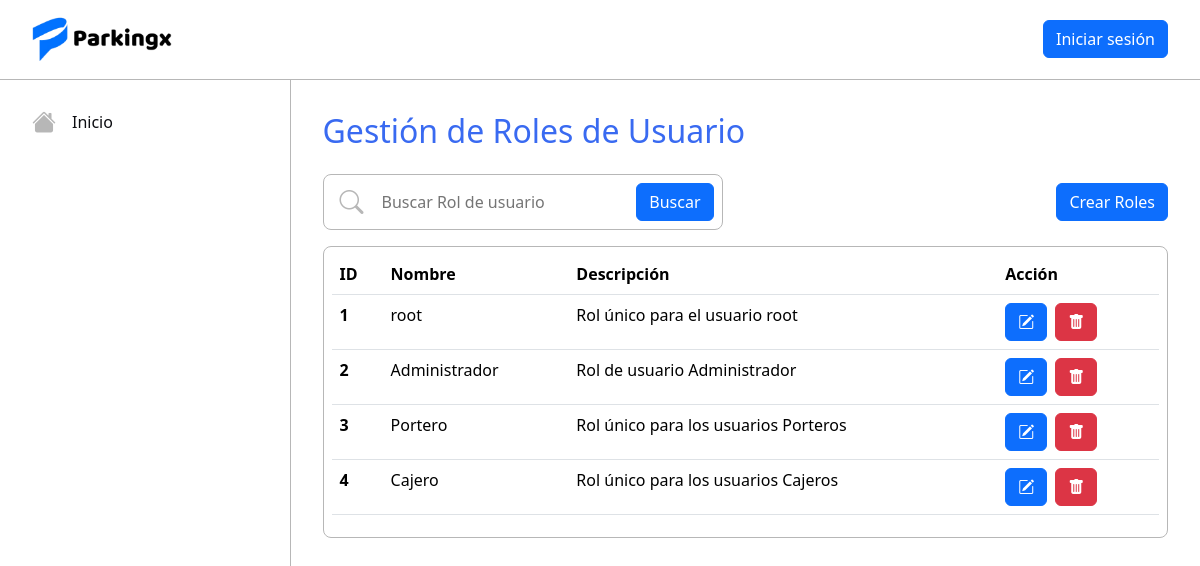
The page /findrol/ on the database its author committed.
### tickets/models.py (models this page shows, shortened)
class Rol(models.Model):
    name = models.CharField(max_length=50, unique=True)
    description = models.TextField()

### tickets/views.py (the view)
# urls.py: path('findrol/', views.FindRol, name='findrol'),
def FindRol(request):
    response = request.GET.get('find-rol')
    if response:
        roluser = Rol.objects.filter(name__icontains = response)
    else:
        roluser = Rol.objects.all()
    return render(request, 'tickets/roles/rolser_find.html', {'rol':roluser, 'response':response})

### tickets/templates/tickets/roles/rolser_find.html (shortened to what this page needs)
{% extends "tickets/base.html" %}
{% block content %}
<div class="user-list-content">
    <h2 class="mb-4 blue-sys">Gestión de Roles de Usuario</h2>
    <div class="mb-3 user-template-actions">
        <form action="{% url 'findrol' %}" method="get">
            <div class="search-content">
                <i class="bi bi-search menu-icon"></i>
                <input type="text" name="find-rol" class="search-inpt" placeholder="Buscar Rol de usuario" maxlength="10">
                <button class="btn btn-primary" type="submit">Buscar</button>
            </div>
        </form>
        <div class="d-flex gap-2">
            <a href="{% url 'createrol' %}" class="btn btn-primary">Crear Roles</a>
        </div>
    </div>
    {% if rol %}
    <div class="border-table">
        <table class="table ">
            <thead>
                <tr>
                    <th scope="col">ID</th>
                    <th scope="col">Nombre</th>
                    <th scope="col">Descripción</th>
                    <th scope="col">Acción</th>
                </tr>
            </thead>
            <tbody>
                {% for r in rol %}
                <tr>
                    <th scope="row">{{ r.id }}</th>
                    <td>{{ r.name }}</td>
                    <td>{{ r.description }}</td>
                    <td class="d-flex gap-2">
                        <a href="{% url 'updaterol' r.id %}" class="btn btn-primary"><i class="bi bi-pencil-square"></i></a>
                        <a href="{% url 'deleterol' r.id %}" class="btn btn-danger"><i class="bi bi-trash-fill"></i></a>
                    </td>
                <tr>
                {% endfor %}
            </tbody>
        </table>
    </div>
    {% else %}
    <h4>No existen roles registrados...</h4>
    {% endif %}
</div>
{% endblock  %}

### tickets/static/tickets/css/styles.css (style rules this page uses)
:root { --color1: #396af1; --color2: #0d0e12; --color3: #B7B7B7; --color4: #FFFFFF; }
.blue-sys { color: #396af1; }
.menu-icon { font-size: 1.5rem; color: #B7B7B7; transition: .3s; }
.user-list-content { display: flex; flex-direction: column; padding: 2rem; height: 91vh; }
.border-table { border: solid 1px #B7B7B7; border-radius: .5rem; padding: .4rem .5rem; }
.search-inpt { border: none; outline: none; width: 100%; }
.search-content { border: solid 1px #B7B7B7; border-radius: .5rem; padding: .5rem .5rem .5rem 1rem; display: flex; align-items: center; gap: 1rem; width: 25rem; }
.user-template-actions { display: flex; justify-content: space-between; align-items: center; }

### rows shown on the page
Rol: id "1", name "root", description "Rol único para el usuario root"
Rol: id "2", name "Administrador", description "Rol de usuario Administrador"
Rol: id "3", name "Portero", description "Rol único para los usuarios Porteros"
Rol: id "4", name "Cajero", description "Rol único para los usuarios Cajeros"
